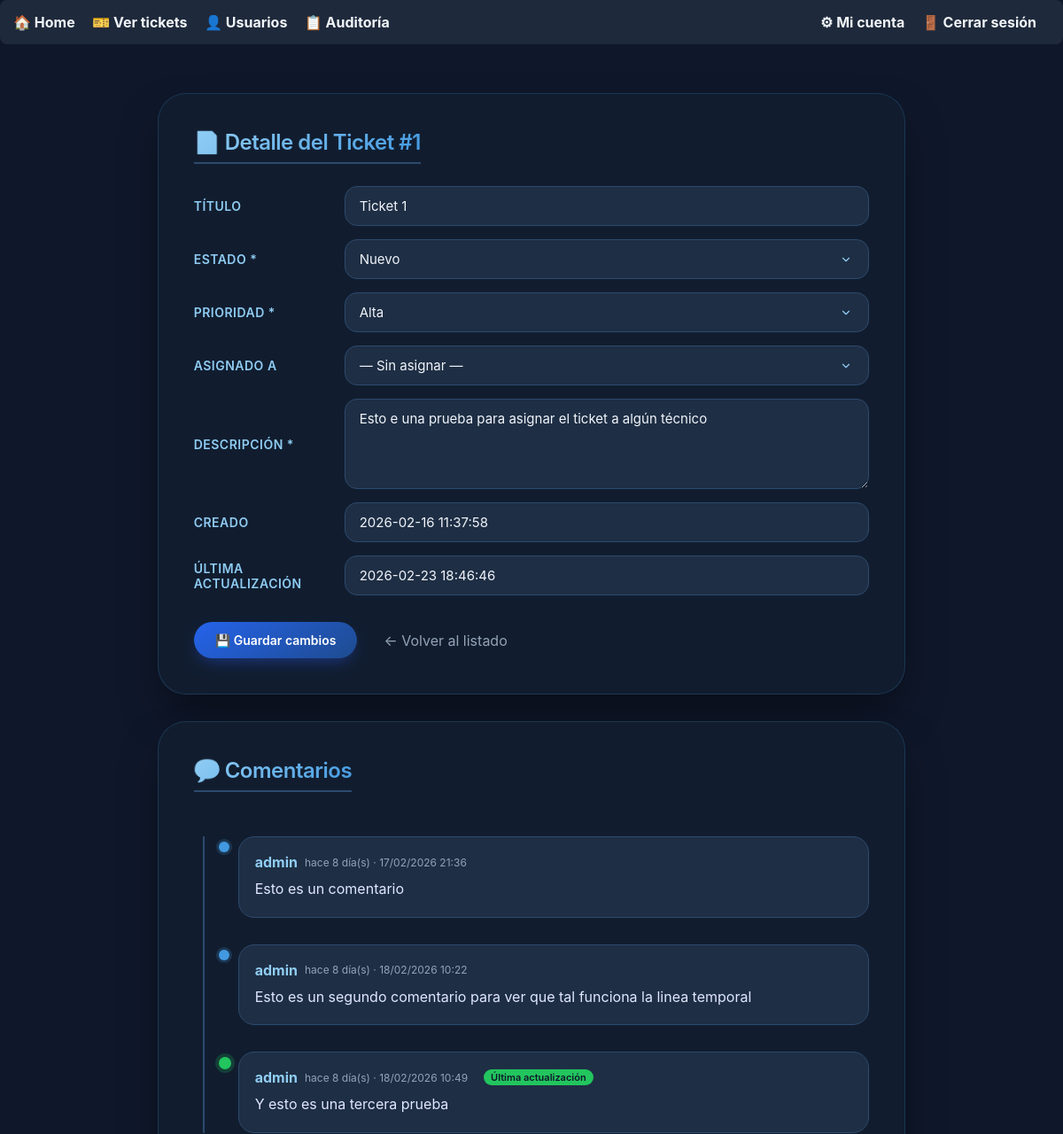
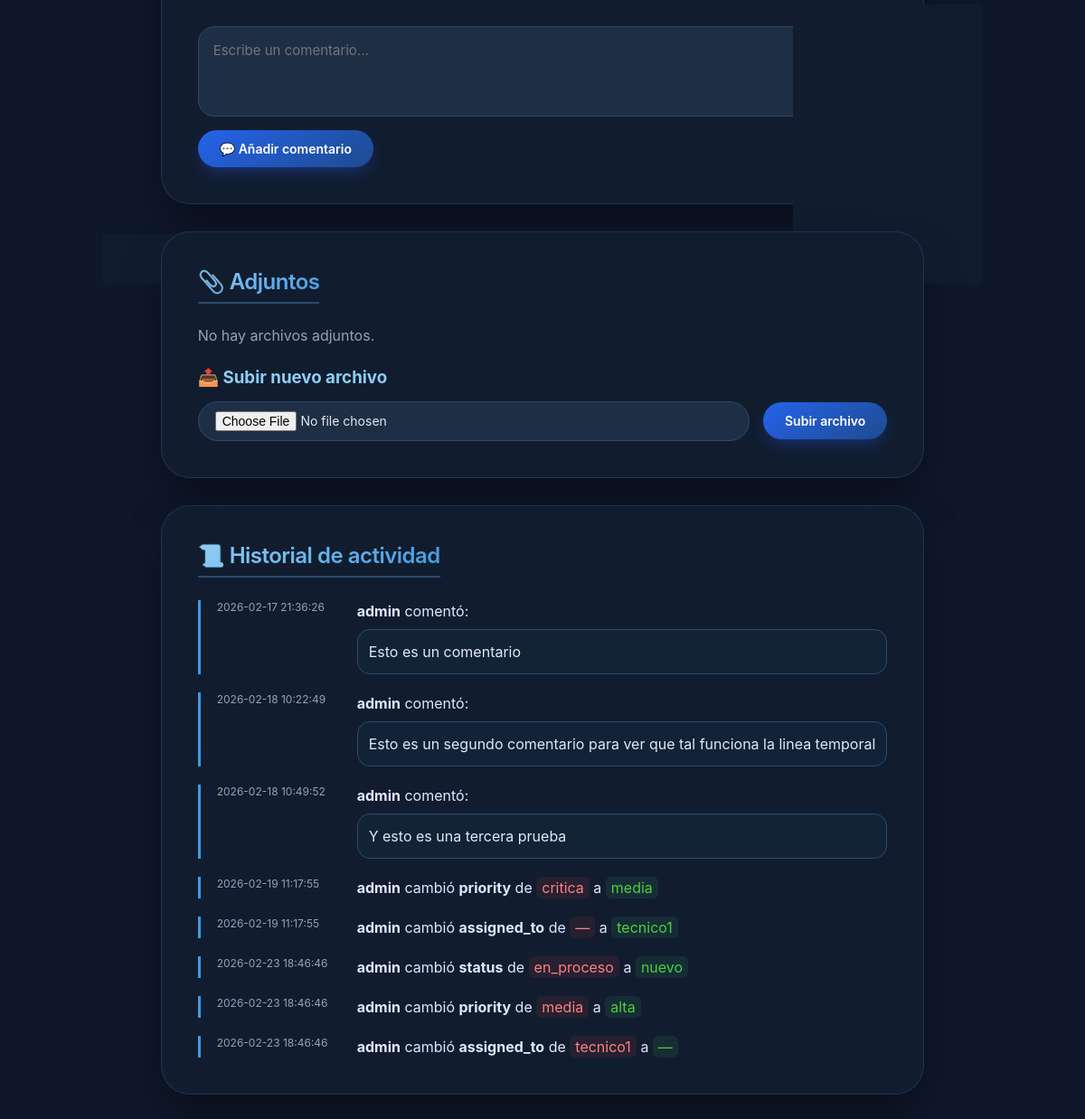
The page /ticket_detail.php?id=1 (signed in) on the database its author committed (2 pictures, top to bottom).
### tables this page shows
CREATE TABLE tickets (
            id INTEGER PRIMARY KEY AUTOINCREMENT,
            title TEXT NOT NULL,
            description TEXT NOT NULL,
            status TEXT NOT NULL,
            priority TEXT NOT NULL,
            category TEXT NOT NULL,
            created_by INTEGER NOT NULL,
            assigned_to INTEGER NULL,
            created_at TEXT NOT NULL DEFAULT (datetime('now')),
            updated_at TEXT NOT NULL DEFAULT (datetime('now')),

            FOREIGN KEY (created_by) REFERENCES users(id) ON DELETE CASCADE,
            FOREIGN KEY (assigned_to) REFERENCES users(id) ON DELETE SET NULL
        );

CREATE TABLE historial_cambios (
            id INTEGER PRIMARY KEY AUTOINCREMENT,
            ticket_id INTEGER NOT NULL,
            user_id INTEGER NOT NULL,
            campo_modificado TEXT NOT NULL,
            valor_anterior TEXT,
            valor_nuevo TEXT,
            fecha_cambio TEXT NOT NULL DEFAULT (datetime('now')),

            FOREIGN KEY (ticket_id) REFERENCES tickets(id) ON DELETE CASCADE,
            FOREIGN KEY (user_id) REFERENCES users(id) ON DELETE CASCADE
        );

CREATE TABLE ticket_comments (
            id INTEGER PRIMARY KEY AUTOINCREMENT,
            ticket_id INTEGER NOT NULL,
            user_id INTEGER NOT NULL,
            comment TEXT NOT NULL,
            created_at TEXT NOT NULL DEFAULT (datetime('now')),

            FOREIGN KEY (ticket_id) REFERENCES tickets(id) ON DELETE CASCADE,
            FOREIGN KEY (user_id) REFERENCES users(id) ON DELETE CASCADE
        );

CREATE TABLE users (
            id INTEGER PRIMARY KEY AUTOINCREMENT,
            username TEXT NOT NULL UNIQUE,
            password_hash TEXT NOT NULL,
            role TEXT NOT NULL CHECK(role IN ('admin','tecnico','lector')),
            created_at TEXT NOT NULL DEFAULT (datetime('now'))
        );

### public/ticket_detail.php (called while the page is built, shortened)
<?php
require_once __DIR__ . '/../app/audit.php';
$db->setAttribute(PDO::ATTR_ERRMODE, PDO::ERRMODE_EXCEPTION);
$id = filter_input(INPUT_GET, 'id', FILTER_VALIDATE_INT);
$stmt = $db->prepare("
    SELECT t.*, u.username AS assigned_user
    FROM tickets t
    LEFT JOIN users u ON t.assigned_to = u.id
    WHERE t.id = :id
");
$stmt->execute([':id' => $id]);
$ticket = $stmt->fetch(PDO::FETCH_ASSOC);
$stmt = $db->prepare("
    SELECT a.*, u.username
    FROM attachments a
    LEFT JOIN users u ON a.uploaded_by = u.id
    WHERE a.ticket_id = :ticket_id
    ORDER BY a.created_at DESC
");
$stmt->execute([':ticket_id' => $id]);
$attachments = $stmt->fetchAll(PDO::FETCH_ASSOC);
$ticket['assigned_to'] = $ticket['assigned_to'] ?? null;
$ticket['updated_at']  = $ticket['updated_at'] ?? null;
$ticket['description'] = $ticket['description'] ?? '';
$ticket['status']      = $ticket['status'] ?? '';
$ticket['priority']    = $ticket['priority'] ?? '';
$stmtComments = $db->prepare("
    SELECT c.*, u.username
    FROM ticket_comments c
    LEFT JOIN users u ON c.user_id = u.id
    WHERE c.ticket_id = :ticket_id
    ORDER BY c.created_at ASC
");
$stmtComments->execute([':ticket_id' => $id]);
$comments = $stmtComments->fetchAll(PDO::FETCH_ASSOC);
$stmtHistorial = $db->prepare("
    SELECT h.*, u.username
    FROM historial_cambios h
    LEFT JOIN users u ON h.user_id = u.id
    WHERE h.ticket_id = :ticket_id
    ORDER BY h.fecha_cambio ASC
");
$stmtHistorial->execute([':ticket_id' => $id]);
$historial = $stmtHistorial->fetchAll(PDO::FETCH_ASSOC);
$timeline = [];
foreach ($comments as $comment) {
    $timeline[] = [
        'type'       => 'comment',
        'created_at' => $comment['created_at'],
        'data'       => $comment
    ];
}
foreach ($historial as $change) {
    $timeline[] = [
        'type'       => 'change',
        'created_at' => $change['fecha_cambio'],
        'data'       => $change
    ];
}
usort($timeline, function ($a, $b) {
    return strtotime($a['created_at']) <=> strtotime($b['created_at']);
});
$userMap = [];
$stmtUsers = $db->prepare("SELECT id, username FROM users WHERE role IN ('admin', 'tecnico')");
$stmtUsers->execute();
while ($row = $stmtUsers->fetch(PDO::FETCH_ASSOC)) {
    $userMap[$row['id']] = $row['username'];
}
require_once __DIR__ . '/../views/partials/menu.php';
require_once __DIR__ . '/../views/tickets/detail.php';

### views/tickets/detail.php (the view, shortened to what this page needs)
<div class="detail-wrapper">
    <div class="detail-card">
        <h1 class="section-title">📄 Detalle del Ticket #<?= htmlspecialchars($ticket['id']) ?></h1>
        <?php if ($_SESSION['role'] === 'lector'): ?>
            <div class="detail-grid">
                <label>Título</label>
                <div><?= htmlspecialchars($ticket['title']) ?></div>
                <label>Estado</label>
                <div><?= ucfirst($ticket['status'] ?: 'Sin estado') ?></div>
                <label>Prioridad</label>
                <div><?= ucfirst($ticket['priority'] ?: 'Sin prioridad') ?></div>
                <label>Asignado a</label>
                <div><?= htmlspecialchars($ticket['assigned_user'] ?? 'Sin asignar') ?></div>
                <label>Descripción</label>
                <div><?= nl2br(htmlspecialchars($ticket['description'])) ?></div>
                <label>Creado</label>
                <div><?= htmlspecialchars($ticket['created_at']) ?></div>
                <label>Última actualización</label>
                <div><?= htmlspecialchars($ticket['updated_at']) ?></div>
            </div>
            <a href="tickets_view.php" class="btn-back">← Volver al listado</a>
        <?php else: ?>
            <form method="POST" action="">
                <div class="detail-grid">
                    <label>Título</label>
                    <div><?= htmlspecialchars($ticket['title']) ?></div>
                    <label>Estado *</label>
                    <select name="status" required>
                        <?php foreach (TICKET_STATUS as $s): ?>
                            <option value="<?= $s ?>" <?= $ticket['status'] === $s ? 'selected' : '' ?>>
                                <?= ucfirst($s) ?>
                            </option>
                        <?php endforeach; ?>
                    </select>
                    <label>Prioridad *</label>
                    <select name="priority" required>
                        <?php foreach (TICKET_PRIORITY as $p): ?>
                            <option value="<?= $p ?>" <?= $ticket['priority'] === $p ? 'selected' : '' ?>>
                                <?= ucfirst($p) ?>
                            </option>
                        <?php endforeach; ?>
                    </select>
                    <label>Asignado a</label>
                    <select name="assigned_to">
                        <option value="">— Sin asignar —</option>
                    </select>
                    <label>Descripción *</label>
                    <textarea name="description" rows="4" required><?= htmlspecialchars($ticket['description']) ?></textarea>
                    <label>Creado</label>
                    <div><?= htmlspecialchars($ticket['created_at']) ?></div>
                    <label>Última actualización</label>
                    <div><?= htmlspecialchars($ticket['updated_at']) ?></div>
                </div>
                <div style="display: flex; gap: 15px; align-items: center; margin-top: 20px;">
                    <button type="submit" class="btn-primary">💾 Guardar cambios</button>
                    <a href="tickets_view.php" class="btn-back">← Volver al listado</a>
                </div>
            </form>
        <?php endif; ?>
    </div>
    <div class="detail-card">
        <h2 class="section-title">💬 Comentarios</h2>
        <?php if (!empty($comments)): ?>
            <div class="timeline">
                <?php
                $totalComments = count($comments);
                foreach ($comments as $index => $c):
                    $isLast = ($index === $totalComments - 1);
                    $username = $c['username'] ?? 'Usuario';
                    $date = new DateTime($c['created_at']);
                    $now = new DateTime();
                    $diff = $now->diff($date);
                    if ($diff->d > 0) {
                        $timeAgo = "hace " . $diff->d . " día(s)";
                    } elseif ($diff->h > 0) {
                        $timeAgo = "hace " . $diff->h . " hora(s)";
                    } elseif ($diff->i > 0) {
                        $timeAgo = "hace " . $diff->i . " minuto(s)";
                    } else {
                        $timeAgo = "justo ahora";
                    }
                    $exactDate = $date->format('d/m/Y H:i');
                ?>
                    <div class="timeline-item <?= $isLast ? 'timeline-latest' : '' ?>">
                        <div class="timeline-marker"></div>
                        <div class="comment-content">
                            <div class="comment-header">
                                <span class="comment-author"><?= htmlspecialchars($username) ?></span>
                                <span class="comment-date"><?= $timeAgo ?> · <?= $exactDate ?></span>
                                <?php if ($isLast): ?>
                                    <span class="timeline-badge">Última actualización</span>
                                <?php endif; ?>
                            </div>
                            <div class="comment-text">
                                <?= nl2br(htmlspecialchars($c['comment'])) ?>
                            </div>
                        </div>
                    </div>
                <?php endforeach; ?>
            </div>
        <?php else: ?>
            <p style="color: #94a3b8;">📭 No hay comentarios todavía.</p>
        <?php endif; ?>
        <?php if ($_SESSION['role'] !== 'lector'): ?>
            <form method="POST" action="" class="comment-form">
                <textarea name="comment" placeholder="Escribe un comentario..." required></textarea>
                <button type="submit" class="btn-primary">💬 Añadir comentario</button>
            </form>
        <?php endif; ?>
    </div>
    <div class="detail-card">
        <h2 class="section-title">📎 Adjuntos</h2>
        <?php if (empty($attachments)): ?>
            <p style="color: #94a3b8;">No hay archivos adjuntos.</p>
        <?php endif; ?>
        <?php if ($_SESSION['role'] !== 'lector'): ?>
            <h3 style="margin: 25px 0 15px; color: #90cdf4;">📤 Subir nuevo archivo</h3>
            <form action="upload_attachment.php" method="POST" enctype="multipart/form-data" class="upload-form">
                <input type="file" name="attachment" required class="file-input">
                <button type="submit" class="btn-primary">Subir archivo</button>
            </form>
        <?php endif; ?>
    </div>
    <div class="detail-card">
        <h2 class="section-title">📜 Historial de actividad</h2>
        <?php if (empty($timeline)): ?>
            <p class="empty-history">No hay actividad registrada aún.</p>
        <?php else: ?>
            <div class="history-list">
                <?php foreach ($timeline as $item): ?>
                    <div class="history-item">
                        <div class="history-date"><?= htmlspecialchars($item['created_at']) ?></div>
                        <div class="history-content">
                            <?php if ($item['type'] === 'comment'): ?>
                                <p>
                                    <strong><?= htmlspecialchars($item['data']['username']) ?></strong> comentó:
                                </p>
                                <div class="history-box">
                                    <?= nl2br(htmlspecialchars($item['data']['comment'])) ?>
                                </div>
                            <?php elseif ($item['type'] === 'change'):
                                $campo = $item['data']['campo_modificado'];
                                $oldRaw = $item['data']['valor_anterior'];
                                $newRaw = $item['data']['valor_nuevo'];
                                if ($campo === 'assigned_to' && isset($userMap)) {
                                    $oldDisplay = (is_numeric($oldRaw) && isset($userMap[$oldRaw])) ? $userMap[$oldRaw] : ($oldRaw ?: '—');
                                    $newDisplay = (is_numeric($newRaw) && isset($userMap[$newRaw])) ? $userMap[$newRaw] : ($newRaw ?: '—');
                                } else {
                                    $oldDisplay = $oldRaw ?: '—';
                                    $newDisplay = $newRaw ?: '—';
                                }
                            ?>
                                <p>
                                    <strong><?= htmlspecialchars($item['data']['username']) ?></strong>
                                    cambió
                                    <strong><?= htmlspecialchars($campo) ?></strong>
                                    de <span class="old-value"><?= htmlspecialchars($oldDisplay) ?></span>
                                    a <span class="new-value"><?= htmlspecialchars($newDisplay) ?></span>
                                </p>
                            <?php endif; ?>
                        </div>
                    </div>
                <?php endforeach; ?>
            </div>
        <?php endif; ?>
    </div>
</div>

### rows shown on the page
tickets: id "1", title "Ticket 1", status "Nuevo", priority "Alta", description "Esto e una prueba para asignar el ticket a algún técnico", created_at "2026-02-16 11:37:58", updated_at "2026-02-23 18:46:46"
ticket_comments: user.username "admin", created_at "hace 8 día(s)", created_at "17/02/2026 21:36", comment "Esto es un comentario", created_at "2026-02-17 21:36:26"
ticket_comments: user.username "admin", created_at "hace 8 día(s)", created_at "18/02/2026 10:22", comment "Esto es un segundo comentario para ver que tal funciona la linea temporal", created_at "2026-02-18 10:22:49"
ticket_comments: user.username "admin", created_at "hace 8 día(s)", created_at "18/02/2026 10:49", shows "Última actualización", comment "Y esto es una tercera prueba", created_at "2026-02-18 10:49:52"
historial_cambios: created_at "2026-02-19 11:17:55", user.username "admin", campo_modificado "priority", valor_anterior "critica", valor_nuevo "media"
historial_cambios: created_at "2026-02-19 11:17:55", user.username "admin", campo_modificado "assigned_to", oldDisplay "—", valor_nuevo "tecnico1"
historial_cambios: created_at "2026-02-23 18:46:46", user.username "admin", campo_modificado "status", valor_anterior "en_proceso", valor_nuevo "nuevo"
historial_cambios: created_at "2026-02-23 18:46:46", user.username "admin", campo_modificado "priority", valor_anterior "media", valor_nuevo "alta"
historial_cambios: created_at "2026-02-23 18:46:46", user.username "admin", campo_modificado "assigned_to", valor_anterior "tecnico1", newDisplay "—"
